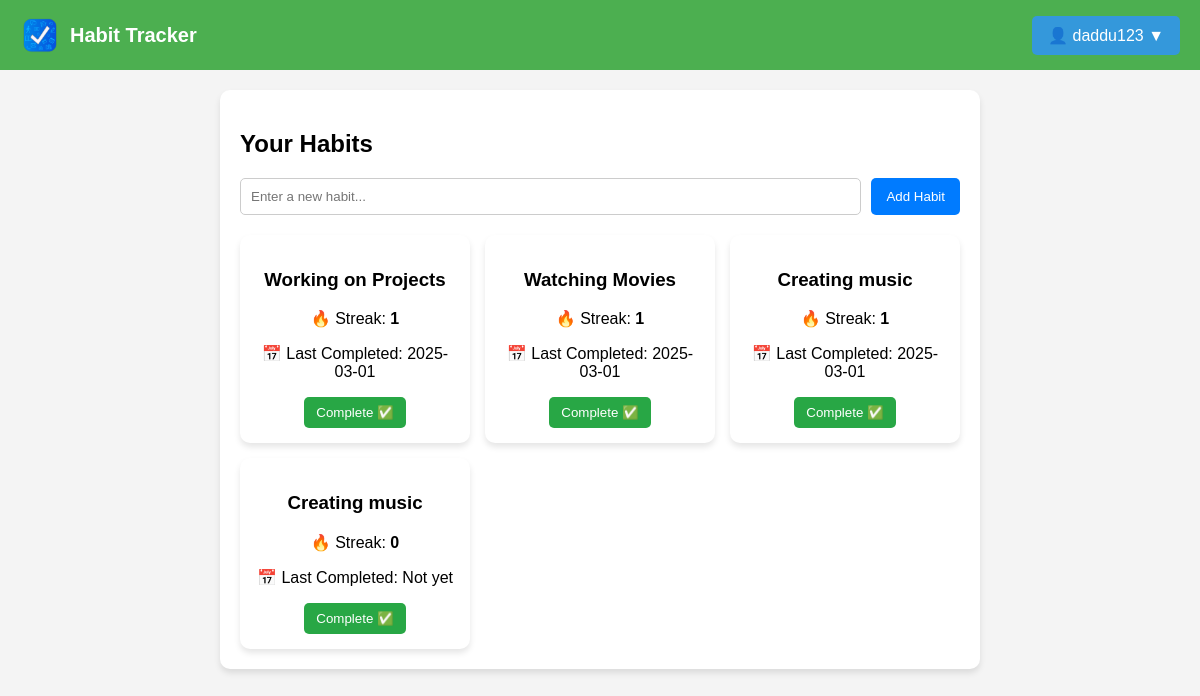
Before: /dashboard (signed in) with the older database file.
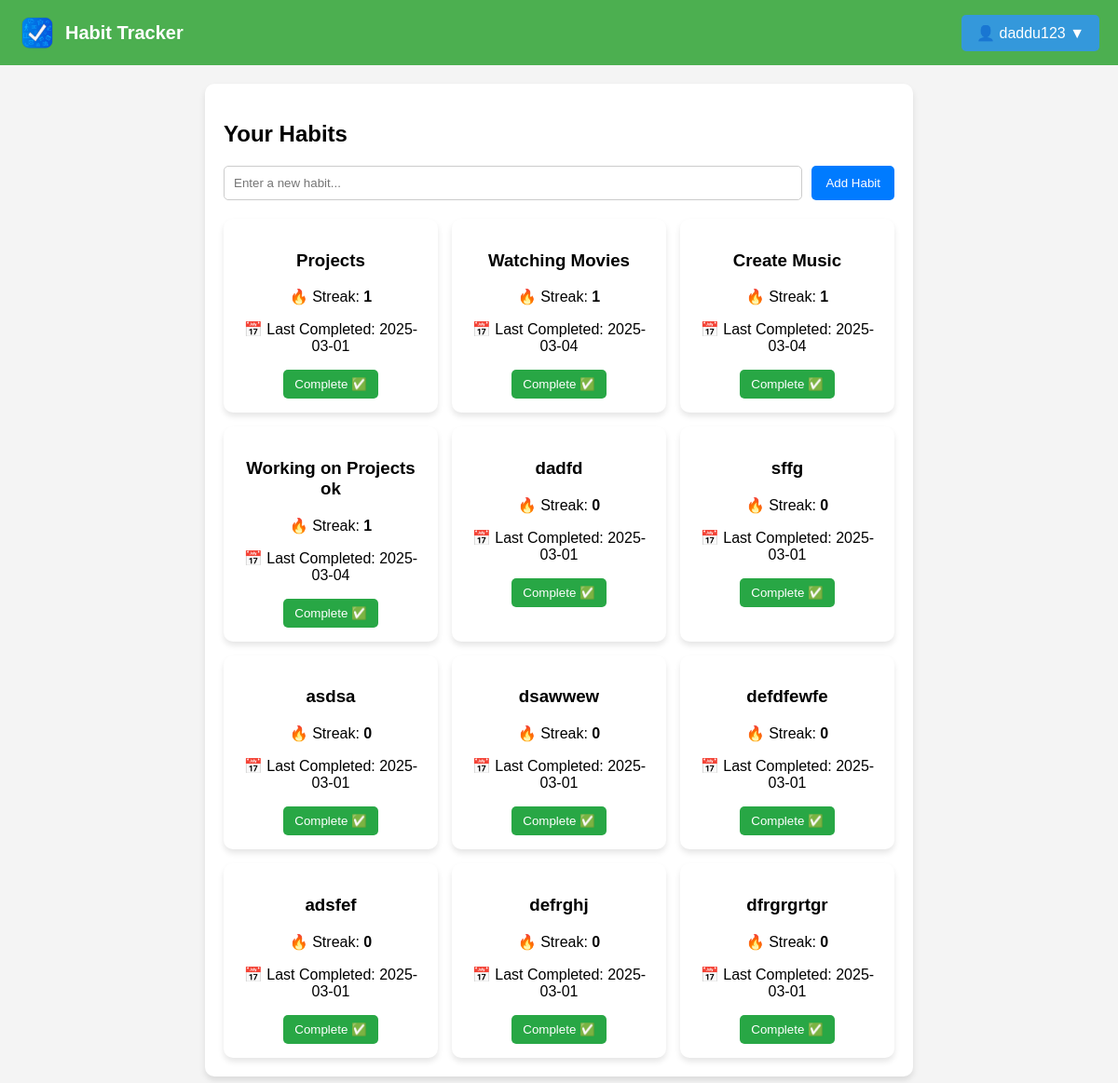
After: the same page with the newer database file.
### models.py (models this page shows, shortened)
class Activity(db.Model):
    id = db.Column(db.Integer, primary_key=True)
    name = db.Column(db.String(120), nullable=False)
    user_id = db.Column(db.Integer, db.ForeignKey('user.id'), nullable=False)
    streak = db.Column(db.Integer, default=0)
    last_completed = db.Column(db.DateTime, default=datetime.now(timezone.utc))

### routes.py (the view, shortened to what this page needs)
@main_bp.route('/dashboard', methods=['GET', 'POST'])
def dashboard():
    if 'user_id' not in session:
        flash("You need to log in first.", "danger")
        return redirect(url_for('main.login'))
    user_id = session['user_id']
    reset_streaks()
    activities = Activity.query.filter_by(user_id=user_id).all()
    return render_template('dashboard.html', username=session['username'], activities=activities)

### routes.py (called while the page is built)
def reset_streaks():
    with current_app.app_context():
        today = datetime.now(timezone.utc).date()
        habits = Activity.query.all()
        for habit in habits:
            if habit.last_completed:
                last_completed_date = habit.last_completed.date()
                if last_completed_date < (today - timedelta(days=1)):
                    habit.streak = 0
                    db.session.commit()

### templates/dashboard.html (shortened to what this page needs)
<!DOCTYPE html>
<html lang="en">
<head>
    <link rel="stylesheet" href="{{ url_for('static', filename='styles.css') }}">
</head>
<body>
    <nav class="navbar">
        <div class="logo">
            <img src="{{ url_for('static', filename='logo.png') }}" alt="Habit Tracker Logo">
            <span class="app-name">Habit Tracker</span>
        </div>
        <div class="nav-buttons">
            {% if session['user_id'] %}
                <div class="dropdown">
                    <button class="dropbtn">👤 {{ session['username'] }} ▼</button>
                </div>
            {% else %}
                <a href="{{ url_for('main.register') }}" class="btn">Register</a>
                <a href="{{ url_for('main.login') }}" class="btn btn-outline">Login</a>
            {% endif %}
        </div>
    </nav>
    <div class="container">
        <h2>Your Habits</h2>
        <form method="POST" class="habit-form">
            <input type="text" name="habit_name" placeholder="Enter a new habit..." required>
            <button type="submit">Add Habit</button>
        </form>
        <div class="habit-list">
            {% for habit in activities %}
                <div class="habit-card">
                <h3>{{ habit.name }}</h3>
                <p>🔥 Streak: <strong id="streak-{{ habit.id }}">{{ habit.streak }}</strong></p>
                <p>📅 Last Completed: {{ habit.last_completed.strftime('%Y-%m-%d') if habit.last_completed else "Not yet" }}</p>
                <form action="{{ url_for('main.complete_habit', habit_id=habit.id) }}" method="POST">
                    <button type="submit" class="complete-btn">Complete ✅</button>
                </form>
            </div>
            {% endfor %}
        </div>
    </div>
</body>
</html>

### static/styles.css (style rules this page uses)
body { margin: 0; padding: 0; font-family: Arial, sans-serif; background-color: #f4f4f4; }
.navbar { display: flex; justify-content: space-between; align-items: center; background-color: #4CAF50; padding: 15px 20px; color: white; }
.logo { display: flex; align-items: center; }
.logo img { width: 40px; height: 40px; margin-right: 10px; }
.app-name { font-size: 20px; font-weight: bold; }
.dropbtn { background-color: #3498db; color: white; padding: 10px 16px; font-size: 16px; border: none; cursor: pointer; border-radius: 5px; }
.dropdown { position: relative; display: inline-block; }
.container { width: 60%; margin: 20px auto; padding: 20px; background: white; box-shadow: 0px 4px 6px rgba(0, 0, 0, 0.1); border-radius: 10px; }
.habit-form { display: flex; gap: 10px; margin-bottom: 20px; }
.habit-form input { flex: 1; padding: 10px; border: 1px solid #ccc; border-radius: 5px; }
.habit-form button { background: #007BFF; color: white; border: none; padding: 10px 15px; border-radius: 5px; cursor: pointer; }
.habit-list { display: flex; flex-wrap: wrap; gap: 15px; }
.habit-card { background: white; padding: 15px; border-radius: 10px; box-shadow: 0px 4px 6px rgba(0, 0, 0, 0.1); text-align: center; width: 200px; }
.complete-btn { background: #28a745; color: white; border: none; padding: 8px 12px; border-radius: 5px; cursor: pointer; }

Changed rows visible on the page:
changed Activity: name "Working on Projects" → "Projects"
changed Activity "Watching Movies": last_completed "2025-03-01" → "2025-03-04"
changed Activity: name "Creating music" → "Create Music"; last_completed "2025-03-01" → "2025-03-04"
changed Activity: name "Creating music" → "Working on Projects ok"; streak "0" → "1"; last_completed "Not yet" → "2025-03-04"
added Activity: name "dadfd", streak "0", last_completed "2025-03-01"
added Activity: name "sffg", streak "0", last_completed "2025-03-01"
added Activity: name "asdsa", streak "0", last_completed "2025-03-01"
added Activity: name "dsawwew", streak "0", last_completed "2025-03-01"
added Activity: name "defdfewfe", streak "0", last_completed "2025-03-01"
added Activity: name "adsfef", streak "0", last_completed "2025-03-01"
added Activity: name "defrghj", streak "0", last_completed "2025-03-01"
added Activity: name "dfrgrgrtgr", streak "0", last_completed "2025-03-01"
